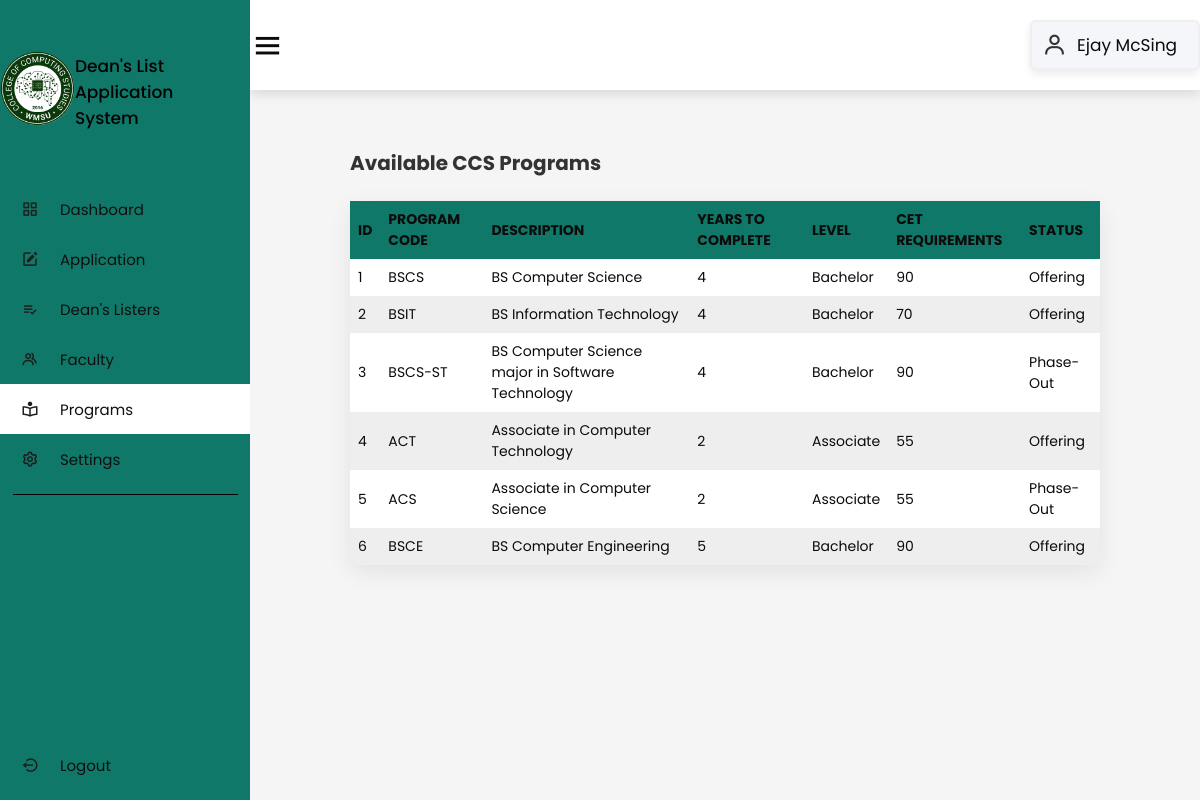
The app's page /programs/programs.php (signed in) with its own data.
### tables this page shows
CREATE TABLE `programs` (
  `id` int(11) NOT NULL,
  `code` varchar(255) NOT NULL,
  `description` varchar(255) NOT NULL,
  `years` int(11) NOT NULL,
  `level` varchar(255) NOT NULL,
  `cet` double NOT NULL,
  `status` varchar(20) NOT NULL,
  `created_at` timestamp NOT NULL DEFAULT current_timestamp(),
  `updated_at` timestamp NOT NULL DEFAULT current_timestamp() ON UPDATE current_timestamp()
);

### class/program.class.php (called while the page is built, shortened)
<?php
require_once 'database.php';
Class Program{
    protected $db;
    function __construct()
    {
        $this->db = new Database();
    }
    function show(){
        $sql = "SELECT * FROM programs ORDER BY id ASC;";
        $query=$this->db->connect()->prepare($sql);
        if($query->execute()){
            $data = $query->fetchAll();
        }
        return $data;
    }
}
?>

### class/database.php (called while the page is built)
<?php
class Database{
    private $host = 'localhost';
    private $username = 'root';
    private $password = '';
    private $database = 'deanslist';
    protected $connection;
    function connect(){
        try
			{
				$this->connection = new PDO("mysql:host=$this->host;dbname=$this->database",
											$this->username, $this->password);
			}
			catch (PDOException $e)
			{
				echo "Connection error " . $e->getMessage();
			}
        return $this->connection;
    }
}
?>

### programs/programs.php (the view, shortened to what this page needs)
<!DOCTYPE html>
<html lang="en">
<head>
    <link rel="stylesheet" href="https://cdn.jsdelivr.net/npm/boxicons@latest/css/boxicons.min.css">
    <link href="../css/style.css" rel="stylesheet">
    <link rel="stylesheet" href="//code.jquery.com/ui/1.13.2/themes/base/jquery-ui.css">
</head>
<body>
    <div class="side-bar">
        <br></br>
        <div class="logo-details" title="Forecast">
            <center><img src="ccslogo.png" width ="75" height = "75"></center>
            <span class="logo-name" style="display:inline-block">Dean's List Application <br> System</span>
		</div>
        <br></br>
        <ul class="nav-links">
            <li>
                <a href="../dashboard/dashboard.php">
                    <i class='bx bx-grid-alt' ></i>
                    <span class="links-name">Dashboard</span>
                </a>
            </li>
            <li>
                <a href="../application/application.php">
                <i class='bx bxs-edit'></i>
                    <span class="links-name">Application</span>
                </a>
            </li>
            <li>
                <a href="../listers/listers.php">
                <i class='bx bx-list-check'></i>
                    <span class="links-name">Dean's Listers</span>
                </a>
            </li>
            <li>
                <a href="../faculty/faculty.php">
                    <i class='bx bx-group' ></i>
                    <span class="links-name">Faculty</span>
                </a>
            </li>
            <li>
                <a href="../programs/programs.php" class ="active">
                <i class='bx bx-book-reader'></i>
                    <span class="links-name">Programs</span>
                </a>
            </li>
            <li>
                <a href="#">
                    <i class='bx bx-cog'></i>
                    <span class="links-name">Settings</span>
                </a>
            </li>
            <hr class="line">
            <li id="logout-link">
                <a class="logout-link" href="../login/logout.php" title="Logout">
                    <i class='bx bx-log-out-circle'></i>
                    <span class="links-name">Logout</span>
                </a>
            </li>
        </ul>
    </div>
    <section class="home-section">
        <nav>
            <div class="side-bar-button">
                <i class='bx bx-menu small'></i>
            </div>
            <div class="profile-details">
                <i class='bx bx-user'></i>
                <?php echo '<span class="admin-name">'.$_SESSION['user_firstname'].' '.$_SESSION['user_lastname'].'</span>'; ?>
            </div>
        </nav>
        <div class="home-content">
        <div class="table-container">
            <div class="table-heading">
                <h3 class="table-title">Available CCS Programs</h3>
            </div>
            <br>
            <table class="table">
                <thead>
                    <tr>
                        <th>ID</th>
                        <th>Program Code</th>
                        <th>Description</th>
                        <th>Years to Complete</th>
                        <th>Level</th>
                        <th>CET Requirements</th>
                        <th>Status</th>
                    </tr>
                </thead>
                <tbody>
                    <?php
                        require_once '../class/program.class.php';
                        $program = new Program();
                        $i = 1;
                        foreach ($program->show() as $value){
                    ?>
                        <tr>
                            <td><?php echo $i ?></td>
                            <td><?php echo $value['code']?></td>
                            <td><?php echo $value['description'] ?></td>
                            <td><?php echo $value['years'] ?></td>
                            <td><?php echo $value['level'] ?></td>
                            <td><?php echo $value['cet'] ?></td>
                            <td><?php echo $value['status'] ?></td>
                        </tr>
                    <?php
                        $i++;
                    }
                    ?>
                </tbody>
            </table>
        </div>
        </div>
    </section>
</body>
</html>

### css/style.css (style rules this page uses)
* { font-family:'Poppins', sans-serif; margin: 0; padding: 0; box-sizing: border-box; font-size: 17px; color : rgb(11, 11, 11); outline: none; border:none; text-decoration: none; }
.side-bar { position: fixed; top: 0; left: 0; width: 200px; height: calc(100vh); background-color: #107869; z-index: 2000; font-family: var(--lato); transition: .3s ease; overflow: hidden; scrollbar-width: none; }
.side-bar .logo-details { height: 80px; display: flex; align-items: center; }
.side-bar .logo-details .logo-name { color: black; font-size: 17px; font-weight: 500; }
.side-bar .nav-links { height: calc(100vh); }
.side-bar .nav-links li { position: relative; list-style: none; height: 50px; width: 100%; }
.side-bar .nav-links li a { height: 100%; width: 100%; display: flex; align-items: center; text-decoration: none; }
.side-bar .nav-links .active { background-color: white; }
.side-bar .nav-links li i { min-width: 60px; text-align: center; font-size: 18px; color: rgb(31, 30, 30); }
.side-bar .nav-links li a .links-name { color: rgb(16, 15, 15); font-size: 15px; font-weight: 400; white-space: nowrap; }
.side-bar .nav-links .line { margin: 10px auto; width: 90%; height: 1px; border: 0; border-top: 1px solid black; }
.home-section { position: relative; background-color: #f5f5f5; min-height: calc(100vh); width: calc(100% - 250px); left: 250px; }
.home-section nav { position: fixed; top:0; left:20; right:20; z-index: 1000; background-color: var(--white); display: flex; padding-top: 2rem; padding-bottom: 2rem; box-shadow: var(--box-shadow); align-items: center; justify-content: space-between; }
.home-section nav .side-bar-button { display: flex; align-items: center; font-size: 24px; font-weight: 500; }
nav .side-bar-button i { font-size: 35px; margin-right: 10px; }
.home-section nav .profile-details { display: flex; align-items: center; background: #f5f6fa; border: 2px solid #efeef1; border-radius: 6px; height: 50px; min-width: 170px; box-shadow: 0 4px 8px 0 rgba(0,0,0,0.08); }
.home-section nav .profile-details i { font-size: 25px; font-weight: 500; color: #333; margin: 0 10px; white-space: nowrap; }
.table-title { font-weight: solid; font-size: 20px; text-align: left; color: #333; margin: 20px 0; display: inline; }
.table-container { position: relative; top: 80px; padding: 40px; }
.table { border-collapse: collapse; text-align: left; vertical-align: middle; width: 100%; overflow: auto; border-style: none; border-radius: 10px; background-color: rgba(233, 239, 232, 0.974); box-shadow: 0 7px 25px rgba(0, 0, 0, 0.08); }
th, td { padding: 8px; font-size: 14px; }
thead { background-color:#107869; font-size: .9rem; text-transform: uppercase; letter-spacing: 2%; }
thead th { width: auto; height: fit-content; }
tbody tr:nth-child(odd) { background-color: #fff; }
tbody tr:nth-child(even) { background-color: #eee; }
.table-container .table-heading { display: flex; justify-content: space-between; height: 25px; align-items: center; }
.home-section .home-content { position: relative; }
#logout-link { position: absolute; bottom: 0; margin-bottom: 10px; }
:root { --main-color:#107869; --black:#222; --white:#fff; --light-black:#777; --light-white:#fff9; --dark-bg:rgba(0,0,0,.7); --light-bg:#eee; --border:.1rem solid var(--black); --box-shadow:0 .5rem 1rem rgba(0,0,0,.1); --text-shadow:0 1.5rem 3rem rgba(0,0,0,.3); }
html { font-size: 62.5%; overflow-x: hidden; }
section { padding:5rem 10%; }
@media (max-width:1200px) { section { padding:3rem 5%; } }

### records on screen
programs: code "BSCS", description "BS Computer Science", years "4", level "Bachelor", cet "90", status "Offering"
programs: code "BSIT", description "BS Information Technology", years "4", level "Bachelor", cet "70", status "Offering"
programs: code "BSCS-ST", description "BS Computer Science major in Software Technology", years "4", level "Bachelor", cet "90", status "Phase-Out"
programs: code "ACT", description "Associate in Computer Technology", years "2", level "Associate", cet "55", status "Offering"
programs: code "ACS", description "Associate in Computer Science", years "2", level "Associate", cet "55", status "Phase-Out"
programs: code "BSCE", description "BS Computer Engineering", years "5", level "Bachelor", cet "90", status "Offering"

### other values on screen
$_SESSION['user_firstname'] "Ejay"
$_SESSION['user_lastname'] "McSing"
